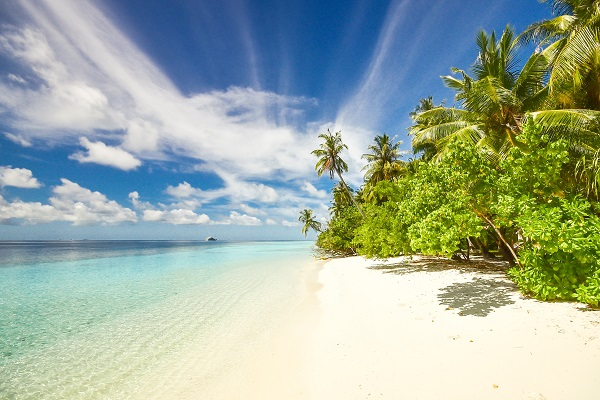
#> input picture input/beach.jpg, 600 x 400 px
$ python thresholding.py --image input/beach.jpg
#> lines starting #> are read from the running program, lines starting #| are printed output that depends on the picture; after the words box and inside, x2 and y2 are one past the last pixel; in counts of white or black regions, pixels touching at a corner belong together
import numpy as np
import argparse
import cv2

ap = argparse.ArgumentParser()
ap.add_argument("-i", "--image", required = True, help = "Path to the image")
args = vars(ap.parse_args())

image = cv2.imread(args["image"])
#> image is the input picture: shape (400, 600, 3); mean B, G, R 159.9, 174.7, 158.8
image = cv2.cvtColor(image, cv2.COLOR_BGR2GRAY)
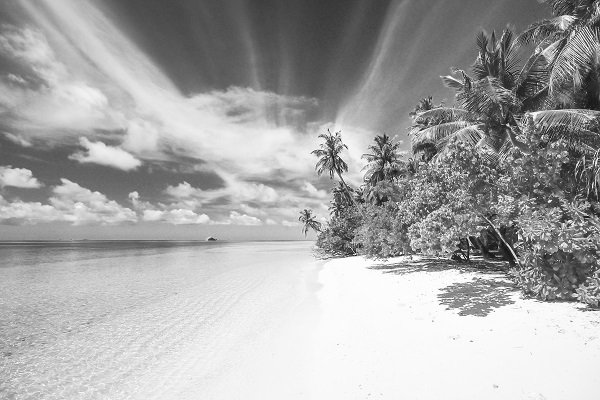
#> image: shape (400, 600); min 5, max 255, mean 168.3

# applying gaussian blur with radio = 5; helps remove some of the
# high frequency edges in the image that are not of concer
blurred = cv2.GaussianBlur(image, (5, 5), 0)
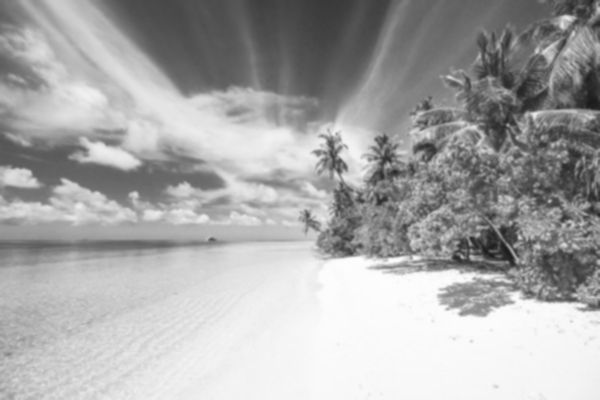
#> blurred: shape (400, 600); min 27, max 253, mean 168.3
cv2.imshow("Image", image)

# actual thresholding; accepts grayscale image, T threshold value,
# maximum value applied during thresholding, thresholding method - cv2.THRESH_BINARY
# indicates that pixel values p greater than T are set to the maximum value
# returns two values - T thresholding value, thresholded image
(T, thresh) = cv2.threshold(blurred, 155, 255, cv2.THRESH_BINARY)
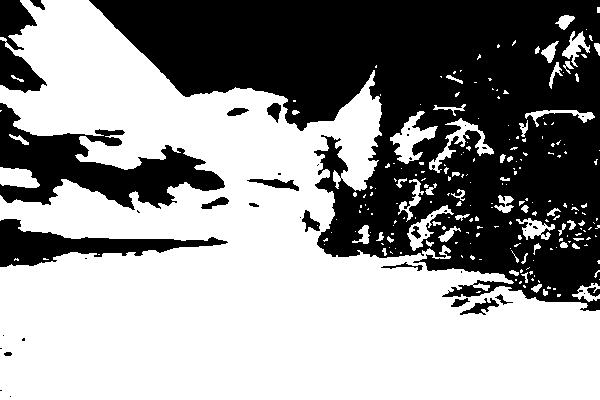
#> thresh: shape (400, 600); 57.7% white; 42 black regions (24 under 20 px), largest, box (x1, y1, x2, y2) and area: (89, 0, 600, 311) 83490, (0, 103, 225, 210) 9809, (0, 219, 228, 267) 4096
cv2.imshow("Threshold Binary", thresh)

# applying inverse thresholding - cv2.THRESH_BINARY_INV
(T, threshInv) = cv2.threshold(blurred, 155, 255, cv2.THRESH_BINARY_INV)
cv2.imshow("Threshold Binary Inverse", threshInv)

# revealing the coins and hiding everything else
cv2.imshow("Coins", cv2.bitwise_and(image, image, mask = threshInv))
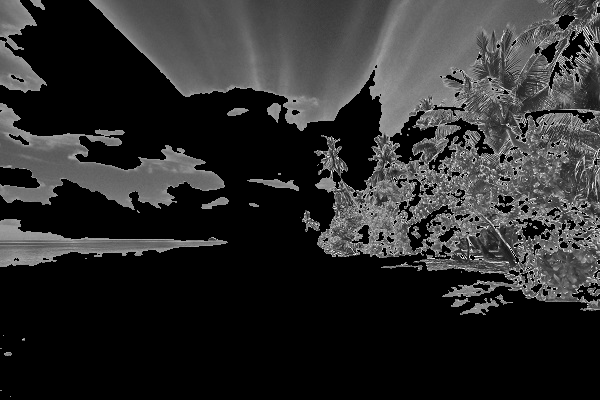
#> window 'Coins': shape (400, 600); min 0, max 254, mean 44.9
cv2.waitKey(0)

'''
adaptive thresholding
'''

# accepts the image, maximum value, method to compute the threshold for the current
# neighborhood of pixels, cv2.	ADAPTIVE_THRESH_MEAN_C - computes the mean of the neighborhood
# of pixels and treat it as T value, thresholding method - cv2.THRESH_BINARY_INV, neighborhood size -
# how large the neighborhood pixels is going to be (must be odd), C - subtracted from the mean allowing
# us to fine tune thresholding.
thresh = cv2.adaptiveThreshold(blurred, 255, cv2.ADAPTIVE_THRESH_MEAN_C, cv2.THRESH_BINARY_INV, 11, 4)
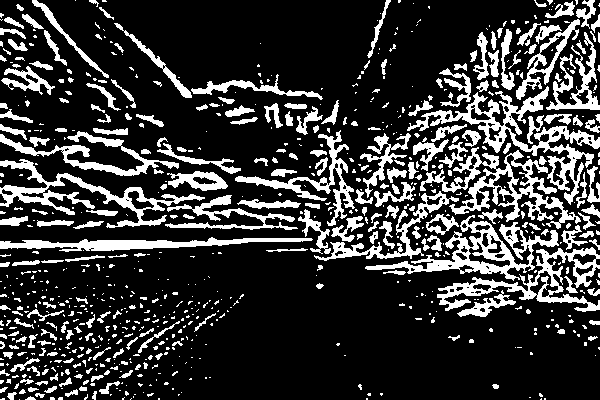
#> thresh: shape (400, 600); 21.6% white; 785 white regions (534 under 20 px), largest, box (x1, y1, x2, y2) and area: (407, 86, 600, 205) 3851, (420, 147, 581, 229) 3331, (365, 215, 559, 281) 3183
cv2.imshow("Mean Thresh", thresh)

# using cv2.ADAPTIVE_THRESH_GAUSSIAN_C to indicate use of weighted mean
thresh = cv2.adaptiveThreshold(blurred, 255, cv2.ADAPTIVE_THRESH_GAUSSIAN_C, cv2.THRESH_BINARY_INV, 15, 3)
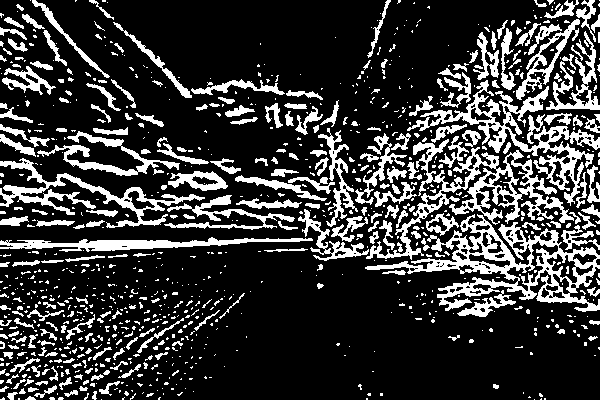
#> thresh: shape (400, 600); 22.1% white; 977 white regions (719 under 20 px), largest, box (x1, y1, x2, y2) and area: (365, 214, 600, 312) 6182, (366, 139, 574, 260) 4627, (407, 80, 600, 208) 4230
cv2.imshow("Gaussian Thresh", thresh)
cv2.waitKey(0)

$ run again, on input/rhino.jpg
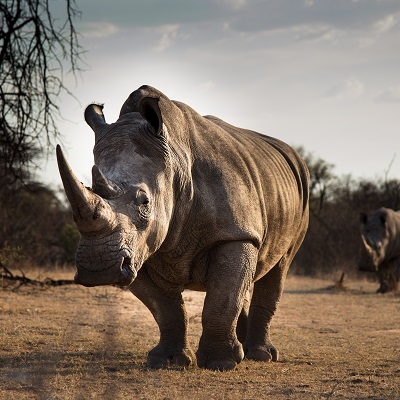
#> input picture input/rhino.jpg, 400 x 400 px
#> image is the input picture: shape (400, 400, 3); mean B, G, R 101.6, 114.3, 128.2
#> image: shape (400, 400)
#> `(T, thresh) = cv2.threshold(blurred, 155, 255, cv2.THRESH_BINARY)`:
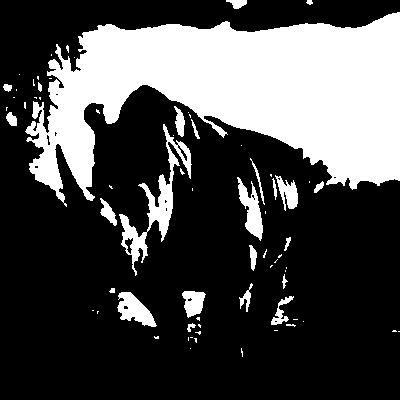
#> thresh: shape (400, 400); 29.2% white; 71 white regions (47 under 20 px), largest, box (x1, y1, x2, y2) and area: (25, 12, 400, 207) 40225, (119, 124, 192, 276) 2190, (237, 177, 263, 241) 760
#> `thresh = cv2.adaptiveThreshold(blurred, 255, cv2.ADAPTIVE_THRESH_GAUSS..`:
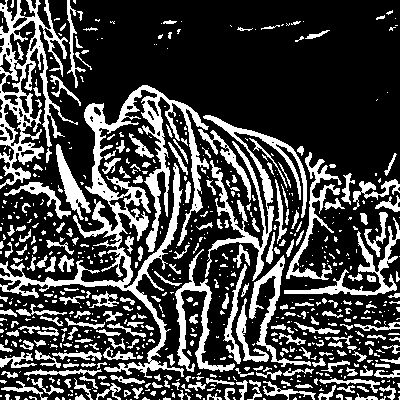
#> thresh: shape (400, 400); 27% white; 718 white regions (473 under 20 px), largest, box (x1, y1, x2, y2) and area: (0, 85, 209, 378) 9414, (0, 0, 78, 189) 4340, (203, 115, 307, 281) 3124
